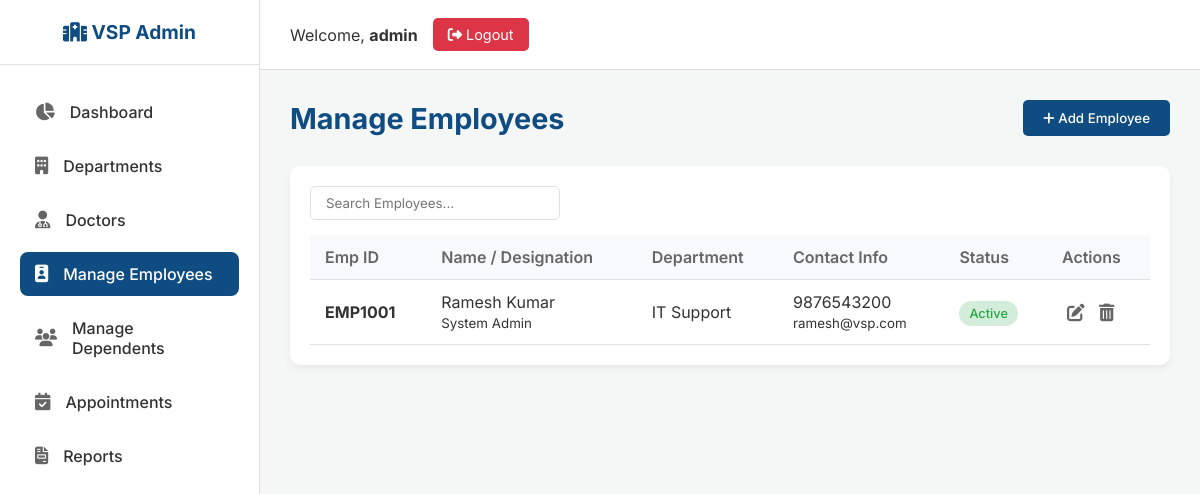
Page /admin/employees (signed in) on the committed database.
### tables this page shows
CREATE TABLE employees (
            id INTEGER PRIMARY KEY AUTOINCREMENT,
            employee_id TEXT UNIQUE NOT NULL,
            employee_name TEXT NOT NULL,
            department TEXT,
            designation TEXT,
            mobile TEXT NOT NULL,
            email TEXT,
            dob TEXT,
            gender TEXT,
            blood_group TEXT,
            address TEXT,
            status TEXT DEFAULT 'Active',
            profile_photo TEXT,
            password TEXT NOT NULL
        );

### app.py (the view, shortened to what this page needs)
@app.route('/admin/employees', methods=['GET', 'POST'])
def admin_employees():
    if not check_admin(): return redirect(url_for('login'))
    conn = get_db_connection()
    employees = conn.execute('SELECT * FROM employees ORDER BY id DESC').fetchall()
    conn.close()
    return render_template('admin_employees.html', employees=employees)

### app.py (called while the page is built)
def get_db_connection():
    conn = sqlite3.connect('hospital.db')
    conn.row_factory = sqlite3.Row
    return conn

def check_admin():
    if not session.get('user_id') or session.get('role') != 'admin':
        return False
    return True

### templates/admin_employees.html (shortened to what this page needs)
{% extends "admin_base.html" %}
{% block content %}
<div class="page-header">
    <h1 class="page-title">Manage Employees</h1>
    <button class="btn-primary" data-modal-target="addEmployeeModal"><i class="fas fa-plus"></i> Add Employee</button>
</div>
<div class="table-container">
    <div class="table-header">
        <input type="text" class="search-box" id="employeeSearch" data-target="#employeeTable" placeholder="Search Employees...">
    </div>
    <table class="data-table" id="employeeTable">
        <thead>
            <tr>
                <th>Emp ID</th>
                <th>Name / Designation</th>
                <th>Department</th>
                <th>Contact Info</th>
                <th>Status</th>
                <th>Actions</th>
            </tr>
        </thead>
        <tbody>
            {% for emp in employees %}
            <tr>
                <td><strong>{{ emp.employee_id }}</strong></td>
                <td>{{ emp.employee_name }}<br><small>{{ emp.designation }}</small></td>
                <td>{{ emp.department }}</td>
                <td>{{ emp.mobile }}<br><small>{{ emp.email }}</small></td>
                <td>
                    <span class="badge {% if emp.status == 'Active' %}badge-active{% else %}badge-inactive{% endif %}">
                        {{ emp.status }}
                    </span>
                </td>
                <td class="action-btns">
                    <button class="edit" data-modal-target="editEmployeeModal"
                            data-id="{{ emp.id }}"
                            data-employee_id="{{ emp.employee_id }}"
                            data-employee_name="{{ emp.employee_name }}"
                            data-department="{{ emp.department }}"
                            data-designation="{{ emp.designation }}"
                            data-mobile="{{ emp.mobile }}"
                            data-email="{{ emp.email }}"
                            data-dob="{{ emp.dob }}"
                            data-gender="{{ emp.gender }}"
                            data-blood_group="{{ emp.blood_group }}"
                            data-address="{{ emp.address }}"
                            data-status="{{ emp.status }}"
                            title="Edit">
                        <i class="fas fa-edit"></i>
                    </button>
                    <form action="{{ url_for('admin_employees') }}" method="POST" style="display:inline;" onsubmit="return confirm('Are you sure you want to delete this employee? This will also delete all their dependents and appointment history.');">
                        <button type="submit" class="delete" title="Delete"><i class="fas fa-trash-alt"></i></button>
                    </form>
                </td>
            </tr>
            {% else %}
            <tr>
                <td colspan="6" style="text-align: center;">No employees found.</td>
            </tr>
            {% endfor %}
        </tbody>
    </table>
</div>
{% endblock %}

### static/css/admin_style.css (style rules this page uses)
:root { --primary-color: #0f4c81; --secondary-color: #1a73e8; --accent-color: #fca311; --bg-color: #f4f7f6; --sidebar-bg: #ffffff; --text-main: #333333; --text-muted: #666666; --success-color: #28a745; --danger-color: #dc3545; --warning-color: #ffc107; --info-color: #17a2b8; --border-color: #e0e0e0; --card-shadow: 0 4px 6px rgba(0,0,0,0.05); --transition-speed: 0.3s; }
* { margin: 0; padding: 0; box-sizing: border-box; font-family: 'Inter', 'Segoe UI', Tahoma, Geneva, Verdana, sans-serif; }
body { background-color: var(--bg-color); color: var(--text-main); display: flex; min-height: 100vh; overflow-x: hidden; }
.page-header { display: flex; justify-content: space-between; align-items: center; margin-bottom: 30px; }
.page-title { font-size: 1.8rem; color: var(--primary-color); }
.table-container { background: #fff; border-radius: 10px; padding: 20px; box-shadow: var(--card-shadow); overflow-x: auto; }
.table-header { display: flex; justify-content: space-between; align-items: center; margin-bottom: 15px; }
.search-box { padding: 8px 15px; border: 1px solid var(--border-color); border-radius: 5px; width: 250px; outline: none; }
.btn-primary { background-color: var(--primary-color); color: white; padding: 10px 20px; border: none; border-radius: 5px; cursor: pointer; font-weight: 500; text-decoration: none; display: inline-block; transition: background 0.3s; }
.data-table { width: 100%; border-collapse: collapse; }
.data-table th, .data-table td { padding: 12px 15px; text-align: left; border-bottom: 1px solid var(--border-color); }
.data-table th { background-color: #f8f9fa; color: var(--text-muted); font-weight: 600; }
.badge { padding: 5px 10px; border-radius: 20px; font-size: 0.8rem; font-weight: 500; }
.badge-active { background-color: #d4edda; color: var(--success-color); }
.action-btns button, .action-btns a { border: none; background: none; cursor: pointer; font-size: 1.1rem; margin: 0 5px; color: var(--text-muted); }

### rows in the picture
employees: employee_id "EMP1001", employee_name "Ramesh Kumar", designation "System Admin", department "IT Support", mobile "9876543200", email "ramesh@vsp.com", status "Active"

### other values in the picture
{{ session.name }} "admin"
